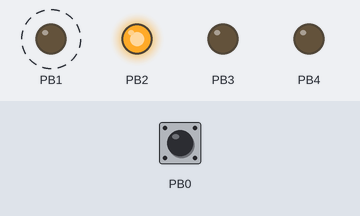
Recording of a sketch running on a simulated ATtiny85, built with avr-gcc and run on an emulated ATtiny85. On the bench: output pins drawn as LEDs (lit = HIGH). Dashed ring = blinking. The inputs (shaded band) are chosen by the test bench; at power-on: PB0 HIGH.

Above: at 1.06 s.
1.3 s: PB0 pulled LOW for 0.15 s
At 1.63 s:
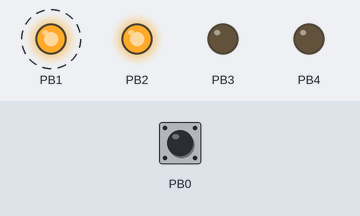
4.3 s: PB0 pulled LOW for 1 s
At 4.57 s:
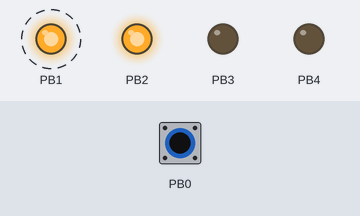
7.3 s: PB0 pulled LOW for 3.2 s
At 11.4 s:
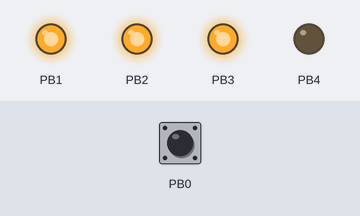
12.0 s: PB0 pulled LOW for 0.15 s
At 13.3 s:
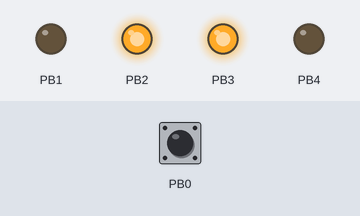
13.6 s: PB0 pulled LOW for 0.15 s
At 14.2 s:
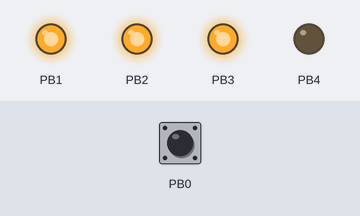
Timing chart, 0 to 16.2 s (numbered marks = the images above; inputs shaded):
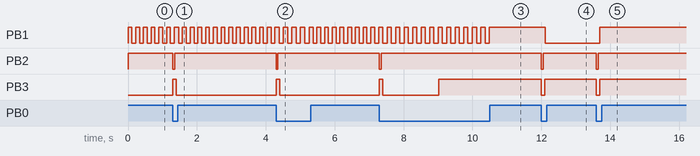

Measured:
- after the input at 1.3 s, PB2: HIGH → LOW at once, → HIGH 0.05 s later; PB3: LOW → HIGH at once, → LOW 0.10 s later
- after the input at 4.3 s, PB2: HIGH → LOW at once, → HIGH 0.05 s later; PB3: LOW → HIGH at once, → LOW 0.10 s later
- after the input at 7.3 s, PB2: HIGH → LOW at once, → HIGH 0.05 s later; PB3: LOW → HIGH at once, → LOW 0.10 s later, → HIGH 1.6 s later
- after the input at 12.0 s, PB1: HIGH → LOW after 0.11 s; PB2: HIGH → LOW at once, → HIGH 0.05 s later; PB3: HIGH → LOW at once, → HIGH 0.10 s later
- after the input at 13.6 s, PB1: LOW → HIGH after 0.09 s; PB2: HIGH → LOW at once, → HIGH 0.05 s later; PB3: HIGH → LOW at once, → HIGH 0.10 s later
- by itself, PB1: alternates HIGH for 0.12 s and LOW for 0.12 s, 26 changes in all, then stays HIGH

The sketch:

TS-2_VMU_CG_INPUT.ino
```cpp
/*
 *   ATTINY 85 DIGITAL SWITCH INPUT EXAMPLE
 *   PB 0 (5): INPUT, PUSH BUTTON (PULL UP)
 *   PB 1 (6): OUTPUT, LED (heartbeat, Digispark board interlanl)
 *   PB 2 (7): OUTPUT, RELAY
 *   PB 3 (2): OUTPUT, feedback LED #1  (USB+)
 *   PB 4 (3): OUTPUT, feedback LED #2  (USB-)
 *   PB 5 (1): RESET (Active LOW)
 *
 *   pin4 : GND
 *   pin8 : 5V
 *
 *   constant value made for Digispark 1Mhz, no USB
 *   2022/9/22, managed by sendust
 *
 *   LED, SWITCH : Minus common
 *   Relay : ON at LOW
 *
 */

 #define NONE 0
 #define SHORT 1
 #define LONG 2
 #define RELAY_ON 0
 #define RELAY_OFF 1

class fb_led
{
  public:
    fb_led(uint8_t pin_nbr)
    {
      pin_output = pin_nbr;
      pinMode(pin_nbr, OUTPUT);
      state_now = 0;
      state_old = 0;
      count = 0;
    }

    void on()
    {
      state_now = 1;
      digitalWrite(pin_output, state_now);
      state_old = state_now;
    }


    void off()
    {
      state_now = 0;
      digitalWrite(pin_output, state_now);
      state_old = state_now;
    }


    void toggle()
    {
      state_now = !state_old;
      digitalWrite(pin_output, state_now);
      state_old = state_now;
    }

  private:
    uint16_t count;
    uint8_t state_now, state_old, pin_output;


};

class pulse_relay   // relay on at TTL LOW
{
  public:
    pulse_relay(uint8_t pin_nbr)
    {
      pinMode(pin_nbr, OUTPUT);
      state_now = RELAY_OFF;
      state_old = RELAY_OFF;
      count = 0;
      pin_output = pin_nbr;
    }

    void off()
    {
      digitalWrite(pin_output, RELAY_OFF);
    }

    void set_count()
    {
      count = count_max;
      digitalWrite(pin_output, RELAY_ON);        // Switch on relay
    }

    void run()
    {
      if (count) count--;
      if (count == 1)
      {
          digitalWrite(pin_output, RELAY_OFF);   // Switch off relay
          count = 0;
      }
    }

  private:
    const uint16_t count_max = 2000;        // Pulse width (Big number = Large pulse width)
    uint16_t count;
    uint8_t state_now, state_old, pin_output;


};


class pushbutton
{
  public:
    pushbutton(uint8_t pin_nbr)
    {
      pinMode(pin_nbr, INPUT_PULLUP);
      state_now = 0;
      state_old = 0;
      count = 0;
      pin_input = pin_nbr;
      time_old = 0;
    }

  uint8_t run()
  {
      result = NONE;
      state_now = digitalRead(pin_input);
      if ((state_now == 1) && (state_old == 0))   // Button released.. record transition time
      {
        time_old = millis();
      }
      if ((state_now == 0) && (state_old == 1))     // Detect falling edge
      {
        time_now = millis();
        count_longpress = 0;
        if ((time_now - time_old) > 100)
          result = SHORT;
      }

      if ((state_now == 0) && (state_old == 0))
      {
          count_longpress++;
          if (count_longpress == 4000)
          {
            result = LONG;
          }
      }

      state_old = state_now;
      return result;

  }


  private:
    uint16_t count, count_longpress;
    uint8_t state_now, state_old;
    uint8_t pin_input;
    unsigned long time_now, time_old;
    uint8_t result;
};


class heartbeat
{
  public:
    heartbeat(uint8_t pin_nbr)
    {
      pinMode(pin_nbr, OUTPUT);
      state_now = 0;
      state_old = 0;
      pin_output = pin_nbr;
      count = 0;
    }

  void run()
  {
    count++;
    if (count == 1)
    {
      state_now = !state_old;
      digitalWrite(pin_output, state_now);
    }

    if (count == 5000)       // Define blink period (small number -> fast blinking)
      count = 0;

    state_old = state_now;
  }

  private:
    uint16_t count;
    uint8_t state_now, state_old, pin_output;

};


  fb_led LEDA(3);
  fb_led LEDB(4);
  heartbeat HB(1);
  pushbutton BTN(0);
  pulse_relay RELAY(2);

void setup() {
  // put your setup code here, to run once:

  LEDA.off();
  LEDB.off();
  RELAY.off();
}

void loop() {
  // put your main code here, to run repeatedly:
  HB.run();

  switch(BTN.run())
  {
    case NONE:
      break;

    case SHORT:
      LEDA.toggle();
      RELAY.set_count();
      break;

    case LONG:
      LEDA.toggle();
      break;
  }

  RELAY.run();
}
```
